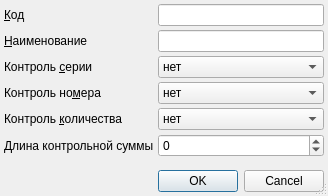
<?xml version="1.0" encoding="UTF-8"?>
<ui version="4.0">
 <class>ItemEditorDialog</class>
 <widget class="QDialog" name="ItemEditorDialog">
  <property name="geometry">
   <rect>
    <x>0</x>
    <y>0</y>
    <width>320</width>
    <height>196</height>
   </rect>
  </property>
  <property name="windowTitle">
   <string>ChangeMe!</string>
  </property>
  <property name="sizeGripEnabled">
   <bool>true</bool>
  </property>
  <layout class="QGridLayout" name="gridLayout">
   <property name="margin">
    <number>4</number>
   </property>
   <property name="spacing">
    <number>4</number>
   </property>
   <item row="3" column="0">
    <widget class="QLabel" name="lblCheckingNumber">
     <property name="sizePolicy">
      <sizepolicy hsizetype="Maximum" vsizetype="Preferred">
       <horstretch>0</horstretch>
       <verstretch>0</verstretch>
      </sizepolicy>
     </property>
     <property name="text">
      <string>Контроль но&amp;мера</string>
     </property>
     <property name="buddy">
      <cstring>cmbCheckingNumber</cstring>
     </property>
    </widget>
   </item>
   <item row="7" column="1">
    <widget class="QDialogButtonBox" name="buttonBox">
     <property name="standardButtons">
      <set>QDialogButtonBox::Cancel|QDialogButtonBox::Ok</set>
     </property>
    </widget>
   </item>
   <item row="2" column="0">
    <widget class="QLabel" name="lblCheckingSerial">
     <property name="sizePolicy">
      <sizepolicy hsizetype="Maximum" vsizetype="Preferred">
       <horstretch>0</horstretch>
       <verstretch>0</verstretch>
      </sizepolicy>
     </property>
     <property name="text">
      <string>Контроль &amp;серии</string>
     </property>
     <property name="buddy">
      <cstring>cmbCheckingSerial</cstring>
     </property>
    </widget>
   </item>
   <item row="1" column="1">
    <widget class="QLineEdit" name="edtName"/>
   </item>
   <item row="0" column="0">
    <widget class="QLabel" name="lblCode">
     <property name="text">
      <string>&amp;Код</string>
     </property>
     <property name="buddy">
      <cstring>edtCode</cstring>
     </property>
    </widget>
   </item>
   <item row="4" column="1">
    <widget class="QComboBox" name="cmbCheckingAmount">
     <item>
      <property name="text">
       <string>нет</string>
      </property>
     </item>
     <item>
      <property name="text">
       <string>мягко</string>
      </property>
     </item>
     <item>
      <property name="text">
       <string>жестко</string>
      </property>
     </item>
    </widget>
   </item>
   <item row="1" column="0">
    <widget class="QLabel" name="lblName">
     <property name="sizePolicy">
      <sizepolicy hsizetype="Maximum" vsizetype="Preferred">
       <horstretch>0</horstretch>
       <verstretch>0</verstretch>
      </sizepolicy>
     </property>
     <property name="text">
      <string>&amp;Наименование</string>
     </property>
     <property name="buddy">
      <cstring>edtName</cstring>
     </property>
    </widget>
   </item>
   <item row="2" column="1">
    <widget class="QComboBox" name="cmbCheckingSerial">
     <item>
      <property name="text">
       <string>нет</string>
      </property>
     </item>
     <item>
      <property name="text">
       <string>мягко</string>
      </property>
     </item>
     <item>
      <property name="text">
       <string>жестко</string>
      </property>
     </item>
    </widget>
   </item>
   <item row="0" column="1">
    <widget class="QLineEdit" name="edtCode"/>
   </item>
   <item row="4" column="0">
    <widget class="QLabel" name="lblCheckingAmount">
     <property name="sizePolicy">
      <sizepolicy hsizetype="Maximum" vsizetype="Preferred">
       <horstretch>0</horstretch>
       <verstretch>0</verstretch>
      </sizepolicy>
     </property>
     <property name="text">
      <string>Контроль &amp;количества</string>
     </property>
     <property name="buddy">
      <cstring>cmbCheckingAmount</cstring>
     </property>
    </widget>
   </item>
   <item row="3" column="1">
    <widget class="QComboBox" name="cmbCheckingNumber">
     <item>
      <property name="text">
       <string>нет</string>
      </property>
     </item>
     <item>
      <property name="text">
       <string>мягко</string>
      </property>
     </item>
     <item>
      <property name="text">
       <string>жестко</string>
      </property>
     </item>
    </widget>
   </item>
   <item row="6" column="1">
    <spacer>
     <property name="orientation">
      <enum>Qt::Vertical</enum>
     </property>
     <property name="sizeType">
      <enum>QSizePolicy::Expanding</enum>
     </property>
     <property name="sizeHint" stdset="0">
      <size>
       <width>0</width>
       <height>0</height>
      </size>
     </property>
    </spacer>
   </item>
   <item row="5" column="0">
    <widget class="QLabel" name="lblCheckSumLen">
     <property name="text">
      <string>Длина контрольной суммы</string>
     </property>
    </widget>
   </item>
   <item row="5" column="1">
    <widget class="QSpinBox" name="edtCheckSumLen">
     <property name="minimum">
      <number>-9</number>
     </property>
     <property name="maximum">
      <number>9</number>
     </property>
    </widget>
   </item>
  </layout>
 </widget>
 <tabstops>
  <tabstop>edtCode</tabstop>
  <tabstop>edtName</tabstop>
 </tabstops>
 <resources/>
 <connections>
  <connection>
   <sender>buttonBox</sender>
   <signal>accepted()</signal>
   <receiver>ItemEditorDialog</receiver>
   <slot>accept()</slot>
   <hints>
    <hint type="sourcelabel">
     <x>235</x>
     <y>153</y>
    </hint>
    <hint type="destinationlabel">
     <x>177</x>
     <y>84</y>
    </hint>
   </hints>
  </connection>
  <connection>
   <sender>buttonBox</sender>
   <signal>rejected()</signal>
   <receiver>ItemEditorDialog</receiver>
   <slot>reject()</slot>
   <hints>
    <hint type="sourcelabel">
     <x>235</x>
     <y>153</y>
    </hint>
    <hint type="destinationlabel">
     <x>177</x>
     <y>84</y>
    </hint>
   </hints>
  </connection>
 </connections>
</ui>
